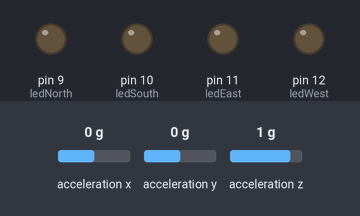
This sketch was run on a simulated Arduino Uno, built with avr-gcc and run on an emulated ATmega328P. Shown: output pins drawn as LEDs (lit = HIGH). Wiring (inferred from the names in the program): MPU-9250 motion sensor at I2C address 0x68. The test bench sets the inputs (shaded band); at power-on: acceleration z 1 g, acceleration x 0 g, acceleration y 0 g. What the sketch prints to the serial monitor is not drawn.

Above: at 3.8 s.
3.9 s: acceleration z set to 0.1 g
5.4 s: acceleration z set to -0.2 g
At 6.6 s:
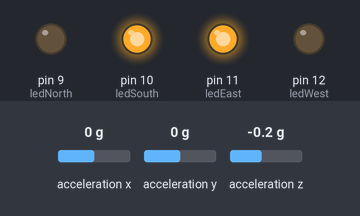
6.9 s: acceleration x set to -0.2 g
At 7.4 s:
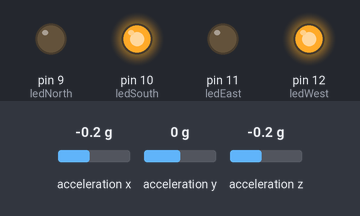
8.4 s: acceleration y set to -0.2 g
At 9.5 s:
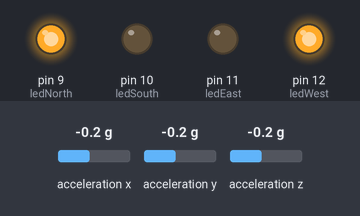
9.9 s: acceleration x set to 0 g
At 10.3 s:
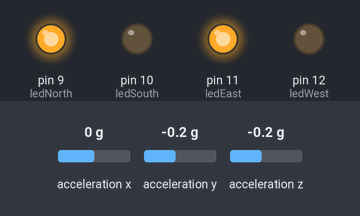
11.4 s: acceleration x set to -1.4 g
At 11.9 s:
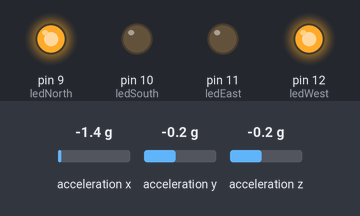
Timing chart, 0 to 13.9 s (numbered marks = the images above; inputs shaded):
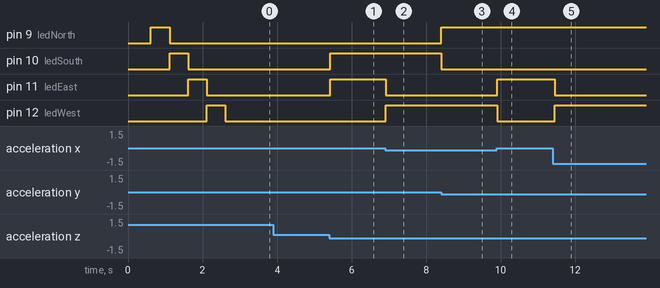

The sketch:

MPU9250_news_direction_led_blink.ino
```cpp
#include <Wire.h>

// MPU6500/9250 I2C address
const int MPU_ADDR = 0x68;

// MPU Registers
const int PWR_MGMT_1 = 0x6B;
const int ACCEL_XOUT_H = 0x3B;
const int WHO_AM_I = 0x75;

// LED pins for 4 directions
const int ledNorth = 9;   // Forward tilt
const int ledSouth = 10;  // Backward tilt
const int ledEast = 11;   // Right tilt
const int ledWest = 12;   // Left tilt

// Angle thresholds (in degrees)
const float tiltThreshold = 20.0;  // Minimum tilt to trigger LED

void setup() {
  Wire.begin();
  Serial.begin(9600);

  // Setup LED pins
  pinMode(ledNorth, OUTPUT);
  pinMode(ledSouth, OUTPUT);
  pinMode(ledEast, OUTPUT);
  pinMode(ledWest, OUTPUT);

  Serial.println("\n╔════════════════════════════════════╗");
  Serial.println("║   4-Direction LED Indicator        ║");
  Serial.println("╚════════════════════════════════════╝\n");

  // Initialize sensor
  delay(100);
  writeRegister(PWR_MGMT_1, 0x00);
  delay(100);

  // Verify connection
  byte whoami = readRegister(WHO_AM_I);
  Serial.print("WHO_AM_I: 0x");
  Serial.println(whoami, HEX);

  if (whoami == 0x71 || whoami == 0x73) {
    Serial.println("✓ MPU9250 detected!");
  } else if (whoami == 0x70) {
    Serial.println("✓ MPU6500 detected!");
  } else if (whoami == 0x68) {
    Serial.println("✓ MPU6050 detected!");
  } else {
    Serial.println("✗ Unknown sensor!");
    while(1) {
      // Blink all LEDs to show error
      digitalWrite(ledNorth, HIGH);
      digitalWrite(ledSouth, HIGH);
      digitalWrite(ledEast, HIGH);
      digitalWrite(ledWest, HIGH);
      delay(200);
      digitalWrite(ledNorth, LOW);
      digitalWrite(ledSouth, LOW);
      digitalWrite(ledEast, LOW);
      digitalWrite(ledWest, LOW);
      delay(200);
    }
  }

  // Configure sensor
  writeRegister(0x1C, 0x00);  // Accelerometer ±2g
  writeRegister(0x1B, 0x00);  // Gyroscope ±250°/s
  writeRegister(0x19, 0x07);  // Sample rate
  delay(10);

  Serial.println("\n✓ Sensor initialized!");
  Serial.println("\nLED Configuration:");
  Serial.println("  North (Pin 9)  → Tilt Forward");
  Serial.println("  South (Pin 10) → Tilt Backward");
  Serial.println("  East  (Pin 11) → Tilt Right");
  Serial.println("  West  (Pin 12) → Tilt Left");
  Serial.println("\nTesting LEDs...");

  // Test each LED
  Serial.print("North... ");
  digitalWrite(ledNorth, HIGH);
  delay(500);
  digitalWrite(ledNorth, LOW);
  Serial.println("✓");

  Serial.print("South... ");
  digitalWrite(ledSouth, HIGH);
  delay(500);
  digitalWrite(ledSouth, LOW);
  Serial.println("✓");

  Serial.print("East... ");
  digitalWrite(ledEast, HIGH);
  delay(500);
  digitalWrite(ledEast, LOW);
  Serial.println("✓");

  Serial.print("West... ");
  digitalWrite(ledWest, HIGH);
  delay(500);
  digitalWrite(ledWest, LOW);
  Serial.println("✓");

  Serial.println("\n✓ Ready! Tilt the sensor in any direction.\n");
}

void loop() {
  int16_t ax, ay, az;
  readAccelData(&ax, &ay, &az);

  // Calculate tilt angles
  // angleX: positive = tilt backward (South), negative = tilt forward (North)
  // angleY: positive = tilt right (East), negative = tilt left (West)
  float angleX = atan2(ay, az) * 180.0 / PI;
  float angleY = atan2(ax, az) * 180.0 / PI;

  // Turn off all LEDs first
  digitalWrite(ledNorth, LOW);
  digitalWrite(ledSouth, LOW);
  digitalWrite(ledEast, LOW);
  digitalWrite(ledWest, LOW);

  String direction = "Level";

  // Check X-axis tilt (North/South)
  if (angleX < -tiltThreshold) {
    digitalWrite(ledNorth, HIGH);
    direction = "NORTH";
  } else if (angleX > tiltThreshold) {
    digitalWrite(ledSouth, HIGH);
    direction = "SOUTH";
  }

  // Check Y-axis tilt (East/West)
  if (angleY > tiltThreshold) {
    digitalWrite(ledEast, HIGH);
    if (direction != "Level") {
      direction += "-EAST";
    } else {
      direction = "EAST";
    }
  } else if (angleY < -tiltThreshold) {
    digitalWrite(ledWest, HIGH);
    if (direction != "Level") {
      direction += "-WEST";
    } else {
      direction = "WEST";
    }
  }

  // Print status every 500ms
  static unsigned long lastPrint = 0;
  if (millis() - lastPrint > 500) {
    Serial.print("Direction: ");
    Serial.print(direction);
    Serial.print(" | AngleX: ");
    Serial.print(angleX, 1);
    Serial.print("° | AngleY: ");
    Serial.print(angleY, 1);
    Serial.println("°");
    lastPrint = millis();
  }

  delay(50);
}

// Function to read accelerometer data
void readAccelData(int16_t* ax, int16_t* ay, int16_t* az) {
  Wire.beginTransmission(MPU_ADDR);
  Wire.write(ACCEL_XOUT_H);
  Wire.endTransmission(false);
  Wire.requestFrom(MPU_ADDR, 6, true);

  *ax = (Wire.read() << 8) | Wire.read();
  *ay = (Wire.read() << 8) | Wire.read();
  *az = (Wire.read() << 8) | Wire.read();
}

// Function to write to a register
void writeRegister(byte reg, byte value) {
  Wire.beginTransmission(MPU_ADDR);
  Wire.write(reg);
  Wire.write(value);
  Wire.endTransmission();
}

// Function to read from a register
byte readRegister(byte reg) {
  Wire.beginTransmission(MPU_ADDR);
  Wire.write(reg);
  Wire.endTransmission(false);
  Wire.requestFrom(MPU_ADDR, 1, true);
  return Wire.read();
}
```

Measured:
- the behaviour switches between 0 and -0.1 g on acceleration z (found by bisection; images 0 and 1)
- the behaviour switches between 0 and -0.1 g on acceleration x (found by bisection; images 1 and 2)
- the behaviour switches between 0 and -0.1 g on acceleration y (found by bisection; images 2 and 3)
- after the input at 3.9 s, every drawn part: stays the same
- after the input at 5.4 s, pin 10 (ledSouth), pin 11 (ledEast): LOW → HIGH at once
- after the input at 6.9 s, pin 11 (ledEast): HIGH → LOW at once; pin 12 (ledWest): LOW → HIGH at once
- after the input at 8.4 s, pin 9 (ledNorth): LOW → HIGH at once; pin 10 (ledSouth): HIGH → LOW at once
- after the input at 9.9 s, pin 11 (ledEast): LOW → HIGH at once; pin 12 (ledWest): HIGH → LOW at once
- after the input at 11.4 s, pin 11 (ledEast): HIGH → LOW after 0.05 s; pin 12 (ledWest): LOW → HIGH after 0.05 s
